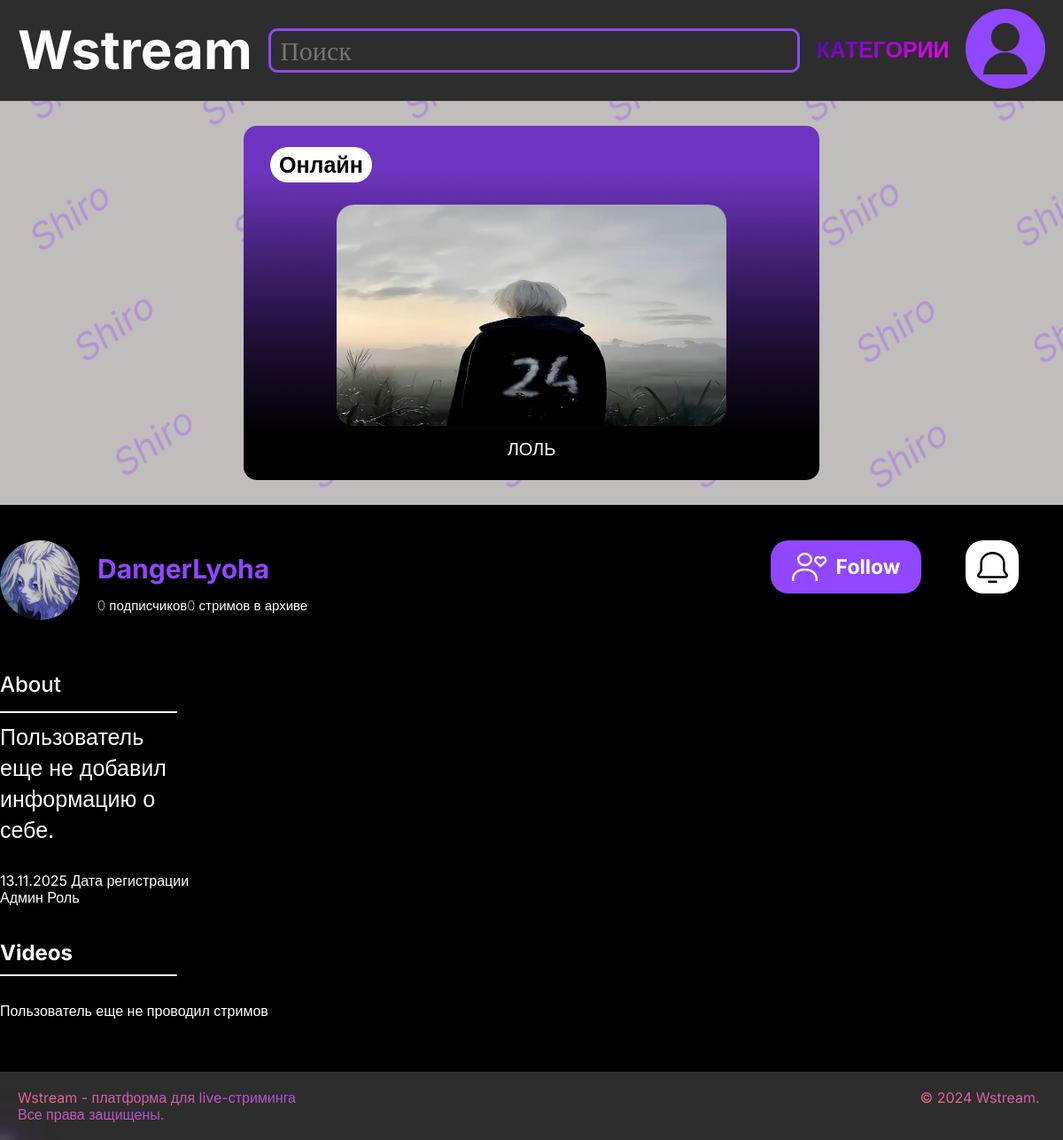
The page /user/1/ on the database its author committed.
### hello/models.py (models this page shows, shortened)
class Streams(models.Model):
    status = [
        ("Транслируется", "Транслируется"),
        ("Завершился", "Завершился")
    ]
    name = models.CharField('Название стрима', max_length=200, default="Новый стрим")
    id_users = models.ForeignKey(Users, on_delete=models.CASCADE, verbose_name='Пользователь')
    category = models.ForeignKey(StreamCategory, on_delete=models.SET_NULL, null=True, blank=True, verbose_name='Категория')
    status = models.CharField('Статус', max_length=50, choices=status, default="Транслируется")
    preview = models.ImageField('Обложка', upload_to='stream-preview/', null=True, blank=True)
    start_time = models.DateTimeField('Время начала стрима', default=timezone.now)
    end_time = models.DateTimeField('Время окончания стрима', null=True, blank=True)
    max_viewers = models.IntegerField('Макс. кол. зрителей', null=True, blank=True, default=0)
    description = models.TextField('Описание стрима', null=True, blank=True)
    class Meta:
        verbose_name = "Стрим"
        verbose_name_plural = "Стримы"

class Users(models.Model):
    rol = [
        ("Админ", "Админ"),
        ("Модератор", "Модератор"),
        ("Обычный пользователь", "Обычный пользователь")
    ]
    user = models.OneToOneField(User, on_delete=models.CASCADE, verbose_name='Пользователь Django', null=True, blank=True)
    user_name = models.CharField(verbose_name='Имя пользователя', max_length=30, default="Пользователь")
    email = models.EmailField("Почта", max_length=100, default="user@example.com")
    hash_particle = models.CharField('Хэш', max_length=100, blank=True, null=True)
    registration_date = models.DateField("Дата регистрации", auto_now_add=True)
    about = models.TextField("Информация о себе", null=True, blank=True)
    avatar = models.ImageField('Аватарка', upload_to='users_photos/', null=True, blank=True, default='users_photos/default_avatar.png')
    nickname = models.CharField("Никнейм", max_length=50, default="User")
    roles = models.CharField('Роль', max_length=50, choices=rol, default="Обычный пользователь")
    class Meta:
        verbose_name = "Пользователь"
        verbose_name_plural = "Пользователи"

### hello/views.py (the view, shortened to what this page needs)
# urls.py: path('user/<int:user_id>/', page4, name='user_profile'),
def page4(request, user_id=None):
    try:
        if user_id:
            user_profile = get_object_or_404(Users, id=user_id)
        current_stream = Streams.objects.filter(id_users=user_profile, status="Транслируется").first()
        archive_streams = Streams.objects.filter(id_users=user_profile, status="Завершился")[:3]
        subscriber_count = Subscriptions.objects.filter(id_users_for=user_profile).count()
    except Exception as e:
        user_profile = None
        current_stream = None
        archive_streams = []
        subscriber_count = 0
        print(f"Error in page4: {e}")
    context = {
        'user_profile': user_profile,
        'current_stream': current_stream,
        'archive_streams': archive_streams,
        'subscriber_count': subscriber_count,
    }
    return render(request, 'page-4.html', context)

### hello/templates/page-4.html (shortened to what this page needs)
{% extends "main.html" %}
{% load static %}
{% block main %}
{% if current_stream %}
<section class="last-stream">
    <div class="last">
        <h4 class="last-title">
            Онлайн
        </h4>
        <div class="last-priew">
            {% if current_stream.preview %}
                <img src="{{ current_stream.preview.url }}" alt="{{ current_stream.name }}" class="last-priew-img">
            {% else %}
                <img src="{% static 'images/image (3).png' %}" alt="{{ current_stream.name }}" class="last-priew-img">
            {% endif %}
            <p class="name-last-stream">{{ current_stream.name }}</p>
        </div>
    </div>
</section>
{% endif %}
<div class="container">
    <section class="header-account">
        <div class="neck nickii">
            <div class="imgaes-neck">
                {% if user_profile.avatar %}
                    <img src="{{ user_profile.avatar.url }}" alt="{{ user_profile.nickname }}" class="img-nick">
                {% else %}
                    <img src="{% static 'images/Group 3.png' %}" alt="{{ user_profile.nickname }}" class="img-nick">
                {% endif %}
            </div>
            <div class="necknamee">
                <h3 class="niekname-titlle purple">
                    {{ user_profile.nickname|default:"Пользователь" }}
                </h3>
                <div class="exit">
                    <p class="exit-text solid">{{ subscriber_count }} подписчиков</p>
                    <p class="exit-text solid">{{ archive_streams|length }} стримов в архиве</p>
                </div>
            </div>
        </div>
        <div class="start-stream">
            <button class="follow-btn follow-botton">
                <img src="{% static 'images/follow.svg' %}" alt="" class="follow-img">
                Follow
            </button>
            <a href="#" class="btn-start-two">
                <img src="{% static 'images/dzin.svg' %}" alt="" class="btn-img">
            </a>
        </div>
    </section>
    <section class="about">
        <div class="ABOUT-name-btn">
            <h2 class="about-title">About</h2>
            <p class="text-bd">{{ user_profile.about|default:"Пользователь еще не добавил информацию о себе." }}</p>
        </div>
        <div class="user-stats">
            <div class="stat-item">
                <span class="stat-number">{{ user_profile.registration_date|date:"d.m.Y" }}</span>
                <span class="stat-label">Дата регистрации</span>
            </div>
            <div class="stat-item">
                <span class="stat-number">{{ user_profile.roles|default:"Пользователь" }}</span>
                <span class="stat-label">Роль</span>
            </div>
        </div>
    </section>
    <section class="Videos">
        <h2 class="videos-title">Videos</h2>
        <div class="videos-list">
            {% for stream in archive_streams %}
            <div class="videos-item">
                {% if stream.preview %}
                    <img src="{{ stream.preview.url }}" alt="{{ stream.name }}" class="videos-img">
                {% else %}
                    <img src="{% static 'images/videos.jpg' %}" alt="{{ stream.name }}" class="videos-img">
                {% endif %}
                <div class="videos-info">
                    <div class="steam">
                        <img src="{% static 'images/steam.svg' %}" alt="" class="steam-img">
                    </div>
                    <div class="videos-informations">
                        <h4 class="videos-name">{{ stream.name }}</h4>
                        <p class="videos-text">{{ user_profile.nickname }}</p>
                        <p class="videos-text">
                            {% if stream.category %}
                                {{ stream.category.name }}
                            {% else %}
                                Без категории
                            {% endif %}
                        </p>
                        <p class="videos-date">{{ stream.start_time|date:"d.m.Y H:i" }}</p>
                    </div>
                </div>
            </div>
            {% empty %}
            <div class="no-videos">
                <p>Пользователь еще не проводил стримов</p>
            </div>
            {% endfor %}
        </div>
    </section>
</div>
{% endblock %}

### hello/static/css/style.css (style rules this page uses)
body { color: #ffffff; min-height: 100%; min-width: 100%; cursor: none; font-family: "Inter", sans-serif; }
* { margin: 0; box-sizing: border-box; }
a { text-decoration: none; color: #ffffff }
.container { max-width: 1490px; margin: 0 auto; }
a, input, button, input, .search-logo, .user, .linklogo { cursor: none !important; }
.header-account { display: flex; padding-right: 50px; margin-bottom: 40px; }
.neck { width: 50%; display: flex; }
.niekname-titlle { font-size: 30px; }
.start-stream { width: 50%; display: flex; justify-content: end; gap: 50px; }
.img-nick { width: 90px; height: 90px; border-radius: 50px; }
.necknamee { margin-left: 20px; padding-top: 15px; }
.exit { display: flex; justify-content: space-between; font-size: 15px; margin-top: 15px; }
.btn-img { width: 35px; height: 35px; }
.btn-start-two { background-color: #fff; display: flex; justify-content: center; align-items: center; height: 60px; width: 60px; border-radius: 20px; }
.ABOUT-name-btn { margin-bottom: 30px; }
.about { padding-left: 5 0px; margin-bottom: 40px; }
.ABOUT-name-btn { line-height: 60px; width: 200px; }
.about-title { font-weight: 500; border-bottom: 2px solid #fff; }
.follow-btn { border: none; background-color: #9147FF; padding: 10px; border-radius: 20px; display: flex; align-items: center; justify-content: center; gap: 10px; color: #fff; font-size: 23px; font-weight: 700; width: 170px; }
.follow-img { width: 40px; }
.last-stream { padding-top: 44px; background-image: url(../images/fon-pag4.jpg); background-repeat: no-repeat; background-position: center; height: 500px; display: flex; justify-content: center; align-items: center; }
.last { background: #000000; background: linear-gradient(0deg, rgba(0, 0, 0, 1) 13%, rgba(36, 18, 64, 1) 44%, rgba(73, 36, 128, 1) 67%, rgba(109, 53, 191, 1) 87%); width: 650px; height: 400px; padding: 30px; border-radius: 15px; }
.last-title { font-size: 25px; background-color: #fff; color: #000; display: inline; border-radius: 25px; padding: 5px 10px; }
.last-priew { margin-top: 30px; display: flex; flex-direction: column; align-items: center; gap: 15px; font-size: 20px; }
.last-priew-img { border-radius: 20px; width: 440px; height: 250px; }
.last-stream { margin-bottom: 40px; }
.purple { color: #9147FF; }
.solid { font-weight: 200; }
.follow-botton { height: 60px; }
.text-bd { margin-top: 10px; font-size: 25px; line-height: 35px; }
.videos-title { border-bottom: 2px solid #fff; padding-bottom: 10px; width: 200px; margin-bottom: 30px; }
.videos-list { display: flex; justify-content: space-between; }
.nickii { padding: 0; }

### rows shown on the page
Streams: preview (picture), name "ЛОЛЬ"
Users: avatar (picture), nickname "DangerLyoha", about "Пользователь еще не добавил информацию о себе.", registration_date "13.11.2025", roles "Админ"

### other values the page prints
{{ subscriber_count }} "0"
{{ archive_streams|length }} "0"
